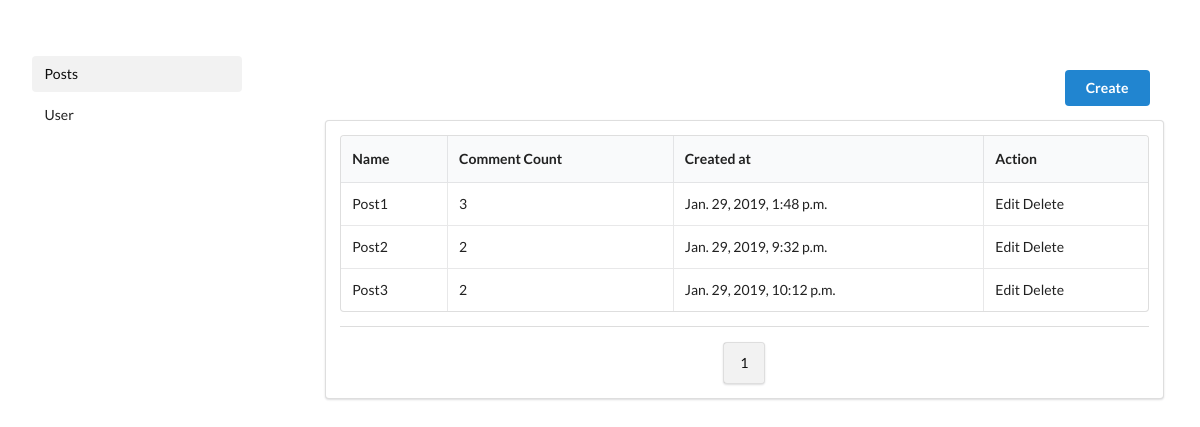
Page /blogs/admin/posts (signed in) on the committed database.
### blogs/models.py (models this page shows, shortened)
class Post(models.Model):
    post_id = models.AutoField(primary_key=True)
    post_title = models.CharField(max_length=30, unique=True)
    post_content = models.CharField(max_length=2500)
    timestamp = models.DateTimeField(auto_now_add=True)
    class Meta:
        ordering = ('post_title',)

### blogs/views.py (the view)
# urls.py: path('admin/posts', views.admin_posts, name='admin_posts'),
@login_required
def admin_posts(request):
    post_list = Post.objects.all()
    paginator = Paginator(post_list, 5)
    page = request.GET.get('page')
    posts = paginator.get_page(page)
    return render(request, 'blogs/admin_posts.html', {'posts': posts})

### blogs/templates/blogs/admin_posts.html (shortened to what this page needs)
{% extends 'base_admin.html' %}
{% block nav %}
  <div class="ui secondary vertical menu">
    <a class="active item">Posts</a>
    <a class="item" href="{% url 'blogs:admin_user' %}">User</a>
  </div>
{% endblock %}
{% block button %}
  <button class="ui right floated primary button">Create</button>
{% endblock %}
{% block table %}
  <table class="ui unstackable celled table">
    <thead>
    <tr>
      <th>Name</th>
      <th>Comment Count</th>
      <th>Created at</th>
      <th>Action</th>
    </tr>
    </thead>
    <tbody>
    {% for post in posts %}
      <tr>
        <td data-label="Name">{{ post.post_title }}</td>
        <td data-label="Comment Count">{{ post.comment_set.count }}</td>
        <td data-label="Created at">{{ post.timestamp }}</td>
        <td data-label="Action">Edit Delete</td>
      </tr>
    {% endfor %}
    </tbody>
  </table>
  <div class="ui divider"></div>
  <div class="ui centered grid">
    <div class="center aligned column">
      <div class="ui compact menu">
        <a class="active item">{{ posts.number }}</a>
      </div>
    </div>
  </div>
{% endblock %}

### rows in the picture
Post: post_title "Post1", comment_set.count "3", timestamp "Jan. 29, 2019, 1:48 p.m."
Post: post_title "Post2", comment_set.count "2", timestamp "Jan. 29, 2019, 9:32 p.m."
Post: post_title "Post3", comment_set.count "2", timestamp "Jan. 29, 2019, 10:12 p.m."

### other values in the picture
{{ posts.number }} "1"
